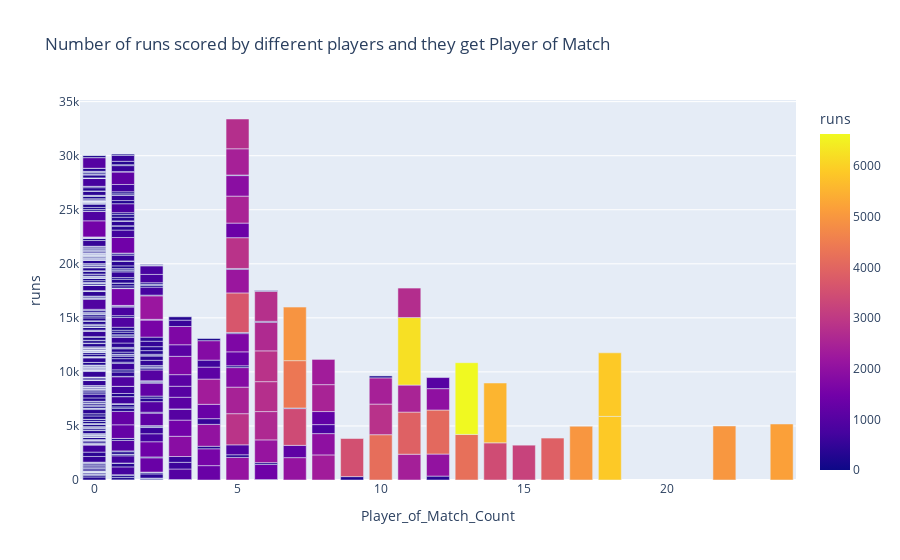

Notebook cell for this chart:
### Code cell
# create a bar plot to see the Number of runs scored by different players and they get Player of Match
fig = px.bar(final_df, x='Player_of_Match_Count', y='runs', title='Number of runs scored by different players and they get Player of Match',hover_name=final_df.index,color='runs')
# show the plot
fig.show()

### Figure 1 — Plotly figure (JSON) as saved in the notebook; plotly's stock layout.template omitted (floating-point values rounded to 4 significant figures; data arrays with more than 128 entries replaced by an {"elided": "..."} marker saying what was removed)
{"data": [{"alignmentgroup": "True", "hovertemplate": "<b>%{hovertext}</b><br><br>Player_of_Match_Count=%{x}<br>runs=%{marker.color}<extra></extra>", "hovertext": {"elided": "656 str values"}, "legendgroup": "", "marker": {"color": {"elided": "656 int values"}, "coloraxis": "coloraxis", "pattern": {"shape": ""}}, "name": "", "offsetgroup": "", "orientation": "v", "showlegend": false, "textposition": "auto", "type": "bar", "x": {"elided": "656 int values"}, "xaxis": "x", "y": {"elided": "656 int values"}, "yaxis": "y"}], "layout": {"barmode": "relative", "coloraxis": {"colorbar": {"title": {"text": "runs"}}, "colorscale": [[0, "#0d0887"], [0.1111, "#46039f"], [0.2222, "#7201a8"], [0.3333, "#9c179e"], [0.4444, "#bd3786"], [0.5556, "#d8576b"], [0.6667, "#ed7953"], [0.7778, "#fb9f3a"], [0.8889, "#fdca26"], [1, "#f0f921"]]}, "legend": {"tracegroupgap": 0}, "title": {"text": "Number of runs scored by different players and they get Player of Match"}, "xaxis": {"anchor": "y", "domain": [0, 1], "title": {"text": "Player_of_Match_Count"}}, "yaxis": {"anchor": "x", "domain": [0, 1], "title": {"text": "runs"}}}}
